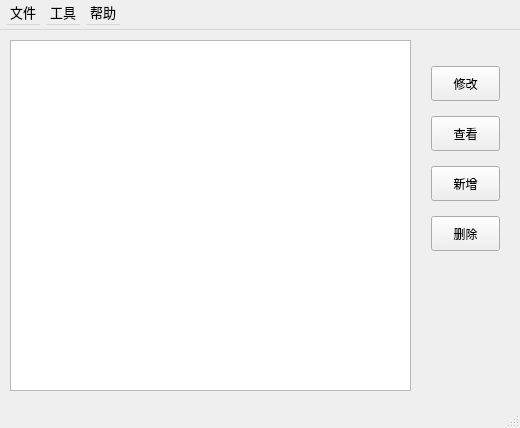
<?xml version="1.0" encoding="UTF-8"?>
<ui version="4.0">
 <class>MainWindow</class>
 <widget class="QMainWindow" name="MainWindow">
  <property name="geometry">
   <rect>
    <x>0</x>
    <y>0</y>
    <width>520</width>
    <height>428</height>
   </rect>
  </property>
  <property name="windowTitle">
   <string>密码管理器</string>
  </property>
  <property name="windowIcon">
   <iconset resource="res.qrc">
    <normaloff>:/icon32.ico</normaloff>:/icon32.ico</iconset>
  </property>
  <widget class="QWidget" name="centralWidget">
   <widget class="QWidget" name="verticalLayoutWidget">
    <property name="geometry">
     <rect>
      <x>420</x>
      <y>10</y>
      <width>91</width>
      <height>241</height>
     </rect>
    </property>
    <layout class="QVBoxLayout" name="verticalLayout">
     <property name="spacing">
      <number>0</number>
     </property>
     <item>
      <widget class="QPushButton" name="btEdit">
       <property name="enabled">
        <bool>true</bool>
       </property>
       <property name="sizePolicy">
        <sizepolicy hsizetype="Minimum" vsizetype="Fixed">
         <horstretch>0</horstretch>
         <verstretch>0</verstretch>
        </sizepolicy>
       </property>
       <property name="minimumSize">
        <size>
         <width>0</width>
         <height>35</height>
        </size>
       </property>
       <property name="text">
        <string>修改</string>
       </property>
      </widget>
     </item>
     <item>
      <widget class="QPushButton" name="btView">
       <property name="enabled">
        <bool>true</bool>
       </property>
       <property name="sizePolicy">
        <sizepolicy hsizetype="Minimum" vsizetype="Fixed">
         <horstretch>0</horstretch>
         <verstretch>0</verstretch>
        </sizepolicy>
       </property>
       <property name="minimumSize">
        <size>
         <width>0</width>
         <height>35</height>
        </size>
       </property>
       <property name="text">
        <string>查看</string>
       </property>
      </widget>
     </item>
     <item>
      <widget class="QPushButton" name="btAdd">
       <property name="enabled">
        <bool>true</bool>
       </property>
       <property name="minimumSize">
        <size>
         <width>0</width>
         <height>35</height>
        </size>
       </property>
       <property name="text">
        <string>新增</string>
       </property>
      </widget>
     </item>
     <item>
      <widget class="QPushButton" name="btDelete">
       <property name="enabled">
        <bool>true</bool>
       </property>
       <property name="minimumSize">
        <size>
         <width>0</width>
         <height>35</height>
        </size>
       </property>
       <property name="text">
        <string>删除</string>
       </property>
      </widget>
     </item>
    </layout>
   </widget>
   <widget class="QTableView" name="passTable">
    <property name="geometry">
     <rect>
      <x>10</x>
      <y>10</y>
      <width>401</width>
      <height>351</height>
     </rect>
    </property>
    <property name="sizePolicy">
     <sizepolicy hsizetype="Expanding" vsizetype="Expanding">
      <horstretch>0</horstretch>
      <verstretch>0</verstretch>
     </sizepolicy>
    </property>
    <property name="editTriggers">
     <set>QAbstractItemView::CurrentChanged|QAbstractItemView::DoubleClicked</set>
    </property>
    <property name="selectionMode">
     <enum>QAbstractItemView::SingleSelection</enum>
    </property>
    <attribute name="horizontalHeaderHighlightSections">
     <bool>false</bool>
    </attribute>
    <attribute name="horizontalHeaderStretchLastSection">
     <bool>true</bool>
    </attribute>
    <attribute name="verticalHeaderHighlightSections">
     <bool>false</bool>
    </attribute>
   </widget>
  </widget>
  <widget class="QStatusBar" name="statusBar"/>
  <widget class="QMenuBar" name="menuBar">
   <property name="geometry">
    <rect>
     <x>0</x>
     <y>0</y>
     <width>520</width>
     <height>30</height>
    </rect>
   </property>
   <property name="minimumSize">
    <size>
     <width>0</width>
     <height>30</height>
    </size>
   </property>
   <property name="font">
    <font>
     <pointsize>10</pointsize>
    </font>
   </property>
   <widget class="QMenu" name="menu">
    <property name="font">
     <font>
      <family>微软雅黑</family>
      <pointsize>10</pointsize>
     </font>
    </property>
    <property name="title">
     <string>文件</string>
    </property>
    <addaction name="actionNewFile"/>
    <addaction name="actionLoadFile"/>
   </widget>
   <widget class="QMenu" name="menu_3">
    <property name="font">
     <font>
      <family>微软雅黑</family>
      <pointsize>10</pointsize>
     </font>
    </property>
    <property name="title">
     <string>工具</string>
    </property>
    <addaction name="actionConfig"/>
   </widget>
   <widget class="QMenu" name="menuAbout">
    <property name="font">
     <font>
      <family>微软雅黑</family>
      <pointsize>10</pointsize>
     </font>
    </property>
    <property name="title">
     <string>帮助</string>
    </property>
    <addaction name="actionAbout"/>
   </widget>
   <addaction name="menu"/>
   <addaction name="menu_3"/>
   <addaction name="menuAbout"/>
  </widget>
  <action name="actionLoadFile">
   <property name="text">
    <string>载入</string>
   </property>
  </action>
  <action name="actionConfig">
   <property name="text">
    <string>选项</string>
   </property>
  </action>
  <action name="action_3">
   <property name="enabled">
    <bool>false</bool>
   </property>
   <property name="text">
    <string>保存</string>
   </property>
  </action>
  <action name="action_4">
   <property name="enabled">
    <bool>false</bool>
   </property>
   <property name="text">
    <string>上传</string>
   </property>
  </action>
  <action name="actionNewFile">
   <property name="text">
    <string>新建</string>
   </property>
  </action>
  <action name="actionAbout">
   <property name="text">
    <string>关于</string>
   </property>
  </action>
 </widget>
 <layoutdefault spacing="6" margin="11"/>
 <resources>
  <include location="res.qrc"/>
 </resources>
 <connections/>
</ui>
